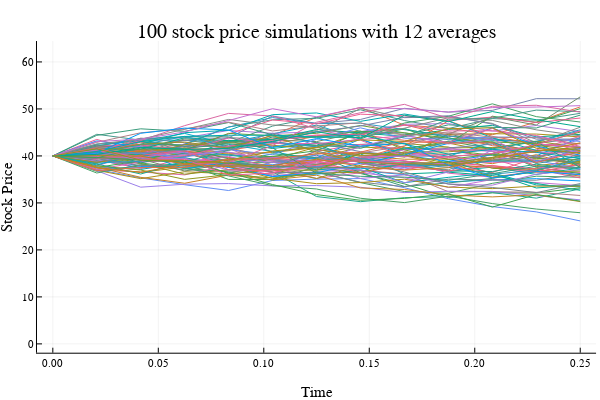

Notebook code for this chart:
### Code cell
#Asian average price options using the configuration from Table 19.3 plotting the sample paths

avePriceAsianOption(0.08, 0.0, 0.3, 40.0, 40.0, 0.25, 12, 100, true)
